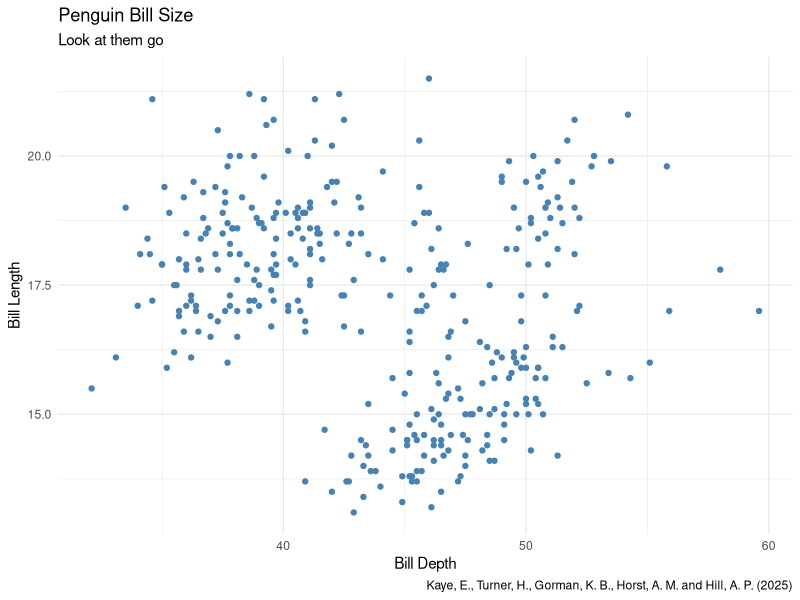
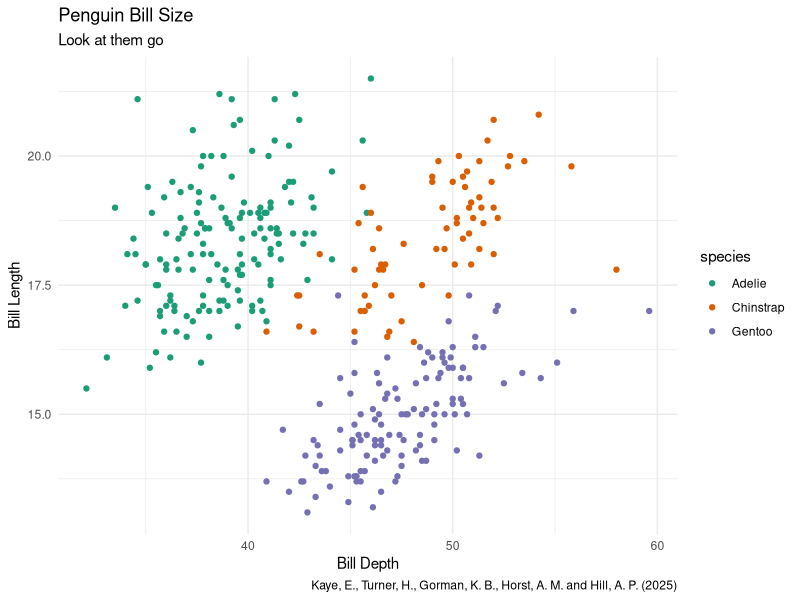
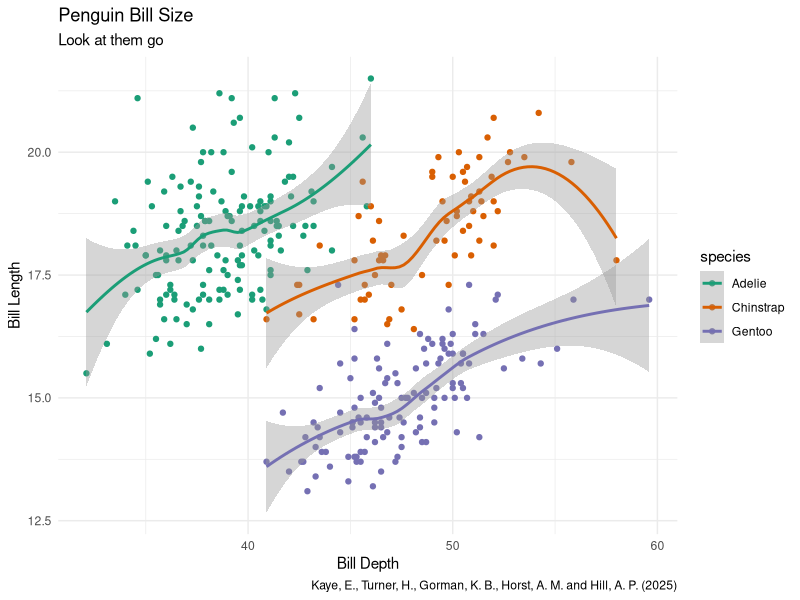

Reproduce these figures in R, in order.
#load libraries
library(tidyverse)

#load built in dataset 
View(penguins)

#help command can be used on built in datasets
?penguins

# go to geoms
# 1 qu: geom_hist
# 1 cat: geom_bar
# 2 qu: geom_point
# 1 qu, 1 cat : geom_box

# only add a 3rd visual if it does not distract from main point - know your point

#make a scatter plot
ggplot(penguins, aes(x = bill_len,
                     y = bill_dep)) + 
  geom_point(color = "steelblue") + 
  labs(y = 'Bill Length', 
       x = 'Bill Depth', 
       title = 'Penguin Bill Size', 
       subtitle = 'Look at them go', 
       caption =' Kaye, E., Turner, H., Gorman, K. B., Horst, A. M. and Hill, A. P. (2025)') + 
  theme_minimal() 

#color by species - now color is now aes because it is coming from the data
ggplot(penguins, aes(x = bill_len, 
                     y = bill_dep, 
                     color = species)) + 
  geom_point() + 
  labs(y = 'Bill Length', 
       x = 'Bill Depth', 
       title = 'Penguin Bill Size', 
       subtitle = 'Look at them go', 
       caption =' Kaye, E., Turner, H., Gorman, K. B., Horst, A. M. and Hill, A. P. (2025)') +
  scale_color_brewer(palette = "Dark2") + # change the color palate for the color aes
  theme_minimal() 

ggplot(penguins, aes(x = bill_len, 
                     y = bill_dep, 
                     color = species)) + 
  geom_point() + 
  geom_smooth() + # start to add a regression line
  labs(y = 'Bill Length', 
       x = 'Bill Depth', 
       title = 'Penguin Bill Size', 
       subtitle = 'Look at them go', 
       caption =' Kaye, E., Turner, H., Gorman, K. B., Horst, A. M. and Hill, A. P. (2025)') +
  scale_color_brewer(palette = "Dark2") + 
  theme_minimal() 
